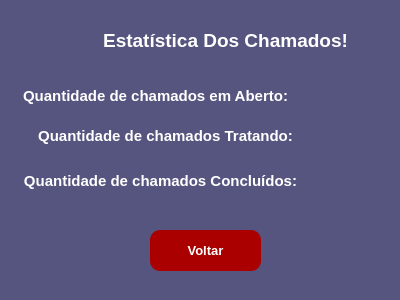
<?xml version="1.0" encoding="UTF-8"?>
<ui version="4.0">
 <class>MainWindow</class>
 <widget class="QMainWindow" name="MainWindow">
  <property name="geometry">
   <rect>
    <x>0</x>
    <y>0</y>
    <width>400</width>
    <height>300</height>
   </rect>
  </property>
  <property name="windowTitle">
   <string>Estatisticas Chamados</string>
  </property>
  <property name="styleSheet">
   <string notr="true">color: rgb(255, 255, 255);
background-color: rgb(85, 85, 127);</string>
  </property>
  <widget class="QWidget" name="centralwidget">
   <widget class="QLabel" name="label">
    <property name="geometry">
     <rect>
      <x>90</x>
      <y>30</y>
      <width>271</width>
      <height>21</height>
     </rect>
    </property>
    <property name="font">
     <font>
      <pointsize>14</pointsize>
      <weight>75</weight>
      <bold>true</bold>
     </font>
    </property>
    <property name="text">
     <string>Estatística Dos Chamados!</string>
    </property>
    <property name="alignment">
     <set>Qt::AlignCenter</set>
    </property>
   </widget>
   <widget class="QPushButton" name="pushButton_2">
    <property name="geometry">
     <rect>
      <x>150</x>
      <y>230</y>
      <width>111</width>
      <height>41</height>
     </rect>
    </property>
    <property name="font">
     <font>
      <pointsize>10</pointsize>
      <weight>75</weight>
      <bold>true</bold>
     </font>
    </property>
    <property name="styleSheet">
     <string notr="true">border-radius: 10px;
color: rgb(255, 255, 255);
background-color: rgb(170, 0, 0);</string>
    </property>
    <property name="text">
     <string>Voltar</string>
    </property>
    <property name="icon">
     <iconset>
      <normaloff>../src/sair.png</normaloff>../src/sair.png</iconset>
    </property>
   </widget>
   <widget class="QLabel" name="label_2">
    <property name="geometry">
     <rect>
      <x>20</x>
      <y>80</y>
      <width>271</width>
      <height>31</height>
     </rect>
    </property>
    <property name="font">
     <font>
      <pointsize>11</pointsize>
      <weight>75</weight>
      <bold>true</bold>
     </font>
    </property>
    <property name="text">
     <string>Quantidade de chamados em Aberto:</string>
    </property>
    <property name="alignment">
     <set>Qt::AlignCenter</set>
    </property>
   </widget>
   <widget class="QLabel" name="label_3">
    <property name="geometry">
     <rect>
      <x>30</x>
      <y>120</y>
      <width>271</width>
      <height>31</height>
     </rect>
    </property>
    <property name="font">
     <font>
      <pointsize>11</pointsize>
      <weight>75</weight>
      <bold>true</bold>
     </font>
    </property>
    <property name="text">
     <string>Quantidade de chamados Tratando:</string>
    </property>
    <property name="alignment">
     <set>Qt::AlignCenter</set>
    </property>
   </widget>
   <widget class="QLabel" name="label_4">
    <property name="geometry">
     <rect>
      <x>300</x>
      <y>80</y>
      <width>41</width>
      <height>31</height>
     </rect>
    </property>
    <property name="font">
     <font>
      <pointsize>11</pointsize>
      <weight>75</weight>
      <bold>true</bold>
     </font>
    </property>
    <property name="text">
     <string/>
    </property>
    <property name="alignment">
     <set>Qt::AlignCenter</set>
    </property>
   </widget>
   <widget class="QLabel" name="label_5">
    <property name="geometry">
     <rect>
      <x>300</x>
      <y>120</y>
      <width>41</width>
      <height>31</height>
     </rect>
    </property>
    <property name="font">
     <font>
      <pointsize>11</pointsize>
      <weight>75</weight>
      <bold>true</bold>
     </font>
    </property>
    <property name="text">
     <string/>
    </property>
    <property name="alignment">
     <set>Qt::AlignCenter</set>
    </property>
   </widget>
   <widget class="QLabel" name="label_6">
    <property name="geometry">
     <rect>
      <x>20</x>
      <y>170</y>
      <width>281</width>
      <height>21</height>
     </rect>
    </property>
    <property name="font">
     <font>
      <pointsize>11</pointsize>
      <weight>75</weight>
      <bold>true</bold>
     </font>
    </property>
    <property name="text">
     <string>Quantidade de chamados Concluídos:</string>
    </property>
    <property name="alignment">
     <set>Qt::AlignCenter</set>
    </property>
   </widget>
   <widget class="QLabel" name="label_7">
    <property name="geometry">
     <rect>
      <x>300</x>
      <y>160</y>
      <width>41</width>
      <height>31</height>
     </rect>
    </property>
    <property name="font">
     <font>
      <pointsize>11</pointsize>
      <weight>75</weight>
      <bold>true</bold>
     </font>
    </property>
    <property name="text">
     <string/>
    </property>
    <property name="alignment">
     <set>Qt::AlignCenter</set>
    </property>
   </widget>
   <widget class="QLabel" name="label_8">
    <property name="geometry">
     <rect>
      <x>40</x>
      <y>10</y>
      <width>51</width>
      <height>51</height>
     </rect>
    </property>
    <property name="text">
     <string/>
    </property>
    <property name="pixmap">
     <pixmap>../src/bar-dotted-stats.png</pixmap>
    </property>
    <property name="scaledContents">
     <bool>true</bool>
    </property>
   </widget>
  </widget>
  <widget class="QStatusBar" name="statusbar"/>
 </widget>
 <resources/>
 <connections/>
</ui>
